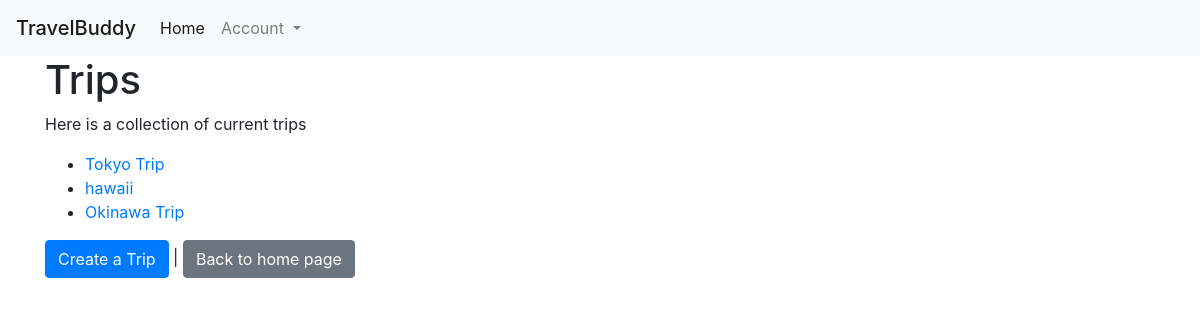
/trips/ (signed in), run on the app's committed database.
### home/models.py (models this page shows)
class Trip(models.Model):
    name = models.CharField(max_length=200,
                            validators=[MinLengthValidator(3, "Trip title must be longer than 3 characters")]
                            )
    start_date = models.DateField(validators=[date_validator])
    end_date = models.DateField(validators=[date_validator])
    owner = models.ForeignKey(settings.AUTH_USER_MODEL, on_delete=models.CASCADE)
    def __str__(self):
        return self.name

### home/views.py (the view)
# urls.py: path('trips/', views.TripListView.as_view(), name='trip_list'),
class TripListView(OwnerListView):
    model = Trip
    template_name = "home/trip_list.html"

### home/templates/home/trip_list.html
{% extends "base_bootstrap.html" %}
{% block content %}
<h1>Trips</h1>
<p>Here is a collection of current trips</p>
{% if trip_list %}
<ul>
    {% for trip in trip_list %}
    <li> <a href="{% url 'home:trip_detail' trip.id %}"> {{ trip }}</a> </li>
    {% endfor %}
</ul>
{% else %}
    <p>There are no current trips</p>
{% endif %}
<a href="{% url 'home:trip_create' %}" class="btn btn-primary">Create a Trip</a> |
<a href="{% url 'home:home_page' %}" class="btn btn-secondary">Back to home page</a>
{% endblock %}

### data on the page
Trip: name "Tokyo Trip"
Trip: name "hawaii"
Trip: name "Okinawa Trip"
